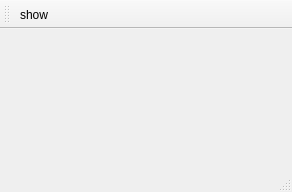
<?xml version="1.0" encoding="UTF-8"?>
<ui version="4.0">
 <class>number</class>
 <widget class="QMainWindow" name="number">
  <property name="geometry">
   <rect>
    <x>0</x>
    <y>0</y>
    <width>292</width>
    <height>192</height>
   </rect>
  </property>
  <property name="windowTitle">
   <string>show number</string>
  </property>
  <widget class="QWidget" name="centralWidget">
   <widget class="QLabel" name="lblView">
    <property name="geometry">
     <rect>
      <x>20</x>
      <y>20</y>
      <width>261</width>
      <height>91</height>
     </rect>
    </property>
    <property name="font">
     <font>
      <pointsize>55</pointsize>
     </font>
    </property>
    <property name="text">
     <string/>
    </property>
   </widget>
  </widget>
  <widget class="QMenuBar" name="menuBar">
   <property name="geometry">
    <rect>
     <x>0</x>
     <y>0</y>
     <width>292</width>
     <height>20</height>
    </rect>
   </property>
  </widget>
  <widget class="QToolBar" name="mainToolBar">
   <attribute name="toolBarArea">
    <enum>TopToolBarArea</enum>
   </attribute>
   <attribute name="toolBarBreak">
    <bool>false</bool>
   </attribute>
   <addaction name="actionShow"/>
  </widget>
  <widget class="QStatusBar" name="statusBar"/>
  <action name="actionShow">
   <property name="text">
    <string>show</string>
   </property>
  </action>
 </widget>
 <layoutdefault spacing="6" margin="11"/>
 <resources/>
 <connections/>
</ui>
